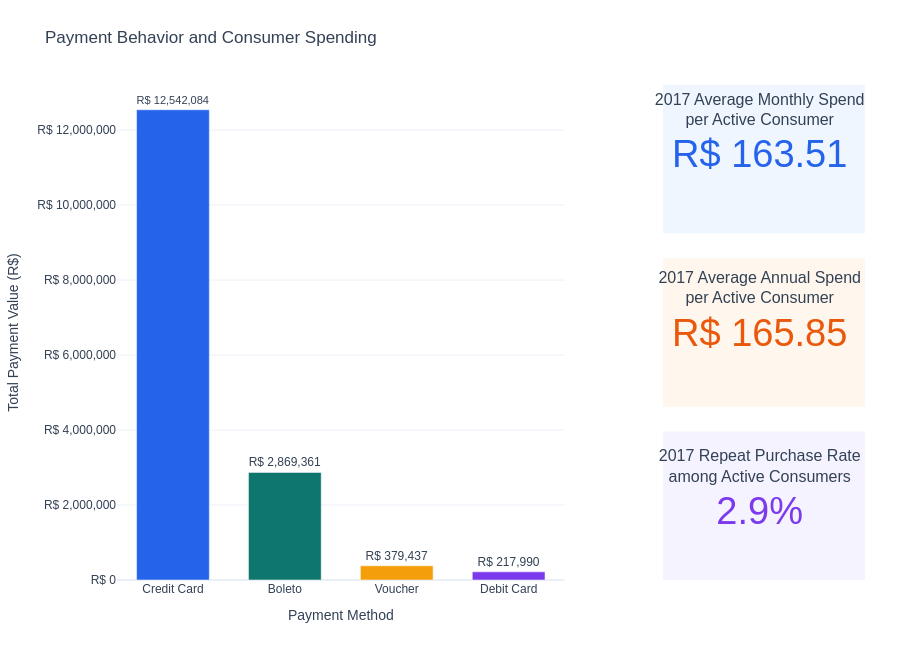

Here is the notebook cell this chart was saved with:
### Markdown cell above
### 5.4 Payment Behavior and Consumer Spending

### Code cell
from plotly.subplots import make_subplots

# Exclude undefined payment records from the payment analysis
valid_payments = payments_df.loc[
    payments_df["payment_type"].fillna("").str.lower().ne("not_defined")
].copy()

# Summarize total payment value across all defined payment methods
payment_behavior = (
    valid_payments.groupby("payment_type", as_index=False)["payment_value"]
    .sum()
    .sort_values("payment_value", ascending=False)
)
payment_behavior["payment_method"] = (
    payment_behavior["payment_type"].str.replace("_", " ", regex=False).str.title()
)

# Calculate period-normalized monthly and annual spend per transacting consumer
consumer_payments = (
    valid_payments[["order_id", "payment_value"]]
    .merge(
        orders_df[["order_id", "customer_id", "order_purchase_timestamp"]],
        on="order_id",
        how="inner",
    )
    .merge(
        customers_df[["customer_id", "customer_unique_id"]],
        on="customer_id",
        how="inner",
    )
    .dropna(subset=["customer_unique_id", "order_purchase_timestamp", "payment_value"])
)
consumer_payments["purchase_month"] = consumer_payments["order_purchase_timestamp"].dt.to_period("M")
consumer_payments["purchase_year"] = consumer_payments["order_purchase_timestamp"].dt.year

# Use 2017 because it is the only complete calendar year in the dataset
consumer_payments_2017 = consumer_payments.loc[consumer_payments["purchase_year"].eq(2017)].copy()
monthly_consumer_spend = (
    consumer_payments_2017.groupby(["customer_unique_id", "purchase_month"])["payment_value"]
    .sum()
)
annual_consumer_spend = (
    consumer_payments_2017.groupby("customer_unique_id")["payment_value"]
    .sum()
)
average_monthly_consumer_spend = monthly_consumer_spend.mean()
average_annual_consumer_spend = annual_consumer_spend.mean()
consumer_order_counts = consumer_payments_2017.groupby("customer_unique_id")["order_id"].nunique()
repeat_purchase_rate = consumer_order_counts.gt(1).mean()

# Combine the payment-method chart with three vertically stacked consumer indicators
payment_figure = make_subplots(
    rows=3,
    cols=2,
    specs=[
        [{"type": "xy", "rowspan": 3}, {"type": "domain"}],
        [None, {"type": "domain"}],
        [None, {"type": "domain"}],
    ],
    column_widths=[0.68, 0.32],
    row_heights=[1 / 3, 1 / 3, 1 / 3],
    horizontal_spacing=0.12,
    vertical_spacing=0.08,
)

payment_colors = ["#2563EB", "#0F766E", "#F59E0B", "#7C3AED", "#64748B"]
payment_figure.add_trace(
    go.Bar(
        x=payment_behavior["payment_method"],
        y=payment_behavior["payment_value"],
        marker={"color": payment_colors[:len(payment_behavior)]},
        text=payment_behavior["payment_value"],
        texttemplate="R$ %{text:,.0f}",
        textposition="outside",
        cliponaxis=False,
        hovertemplate="<b>%{x}</b><br>Total Payment Value: R$ %{y:,.2f}<extra></extra>",
        showlegend=False,
    ),
    row=1,
    col=1,
)

payment_figure.add_trace(
    go.Indicator(
        mode="number",
        value=average_monthly_consumer_spend,
        number={"prefix": "R$ ", "valueformat": ",.2f", "font": {"size": 38, "color": "#2563EB"}},
        title={"text": "2017 Average Monthly Spend<br>per Active Consumer", "font": {"size": 16, "color": "#334155"}},
    ),
    row=1,
    col=2,
)
payment_figure.add_trace(
    go.Indicator(
        mode="number",
        value=average_annual_consumer_spend,
        number={"prefix": "R$ ", "valueformat": ",.2f", "font": {"size": 38, "color": "#EA580C"}},
        title={"text": "2017 Average Annual Spend<br>per Active Consumer", "font": {"size": 16, "color": "#334155"}},
    ),
    row=2,
    col=2,
)
payment_figure.add_trace(
    go.Indicator(
        mode="number",
        value=repeat_purchase_rate,
        number={"valueformat": ".1%", "font": {"size": 38, "color": "#7C3AED"}},
        title={"text": "2017 Repeat Purchase Rate<br>among Active Consumers", "font": {"size": 16, "color": "#334155"}},
    ),
    row=3,
    col=2,
)

payment_figure.update_layout(
    title="Payment Behavior and Consumer Spending",
    template="plotly_white",
    height=650,
    bargap=0.35,
    margin={"l": 70, "r": 35, "t": 85, "b": 70},
    font={"family": "Arial", "color": "#334155"},
    shapes=[
        {"type": "rect", "xref": "paper", "yref": "paper", "x0": 0.73, "x1": 1.00, "y0": 0.70, "y1": 1.00, "fillcolor": "#EFF6FF", "line": {"width": 0}, "layer": "below"},
        {"type": "rect", "xref": "paper", "yref": "paper", "x0": 0.73, "x1": 1.00, "y0": 0.35, "y1": 0.65, "fillcolor": "#FFF7ED", "line": {"width": 0}, "layer": "below"},
        {"type": "rect", "xref": "paper", "yref": "paper", "x0": 0.73, "x1": 1.00, "y0": 0.00, "y1": 0.30, "fillcolor": "#F5F3FF", "line": {"width": 0}, "layer": "below"},
    ],
)
payment_figure.update_xaxes(title_text="Payment Method", row=1, col=1)
payment_figure.update_yaxes(title_text="Total Payment Value (R$)", tickprefix="R$ ", tickformat=",.0f", rangemode="tozero", row=1, col=1)
payment_figure.show()

### Figure 1 — Plotly figure (JSON) as saved in the notebook; plotly's stock layout.template omitted (floating-point values rounded to 4 significant figures)
{"data": [{"cliponaxis": false, "hovertemplate": "<b>%{x}</b><br>Total Payment Value: R$ %{y:,.2f}<extra></extra>", "marker": {"color": ["#2563EB", "#0F766E", "#F59E0B", "#7C3AED"]}, "showlegend": false, "text": [12540000.0, 2869000.0, 379400.0, 218000.0], "textposition": "outside", "texttemplate": "R$ %{text:,.0f}", "type": "bar", "x": ["Credit Card", "Boleto", "Voucher", "Debit Card"], "xaxis": "x", "y": [12540000.0, 2869000.0, 379400.0, 218000.0], "yaxis": "y"}, {"domain": {"x": [0.7184, 1.0], "y": [0.72, 1.0]}, "mode": "number", "number": {"font": {"color": "#2563EB", "size": 38}, "prefix": "R$ ", "valueformat": ",.2f"}, "title": {"font": {"color": "#334155", "size": 16}, "text": "2017 Average Monthly Spend<br>per Active Consumer"}, "type": "indicator", "value": 163.5}, {"domain": {"x": [0.7184, 1.0], "y": [0.36, 0.64]}, "mode": "number", "number": {"font": {"color": "#EA580C", "size": 38}, "prefix": "R$ ", "valueformat": ",.2f"}, "title": {"font": {"color": "#334155", "size": 16}, "text": "2017 Average Annual Spend<br>per Active Consumer"}, "type": "indicator", "value": 165.8}, {"domain": {"x": [0.7184, 1.0], "y": [0.0, 0.28]}, "mode": "number", "number": {"font": {"color": "#7C3AED", "size": 38}, "valueformat": ".1%"}, "title": {"font": {"color": "#334155", "size": 16}, "text": "2017 Repeat Purchase Rate<br>among Active Consumers"}, "type": "indicator", "value": 0.02873}], "layout": {"bargap": 0.35, "font": {"color": "#334155", "family": "Arial"}, "height": 650, "margin": {"b": 70, "l": 70, "r": 35, "t": 85}, "shapes": [{"fillcolor": "#EFF6FF", "layer": "below", "line": {"width": 0}, "type": "rect", "x0": 0.73, "x1": 1.0, "xref": "paper", "y0": 0.7, "y1": 1.0, "yref": "paper"}, {"fillcolor": "#FFF7ED", "layer": "below", "line": {"width": 0}, "type": "rect", "x0": 0.73, "x1": 1.0, "xref": "paper", "y0": 0.35, "y1": 0.65, "yref": "paper"}, {"fillcolor": "#F5F3FF", "layer": "below", "line": {"width": 0}, "type": "rect", "x0": 0.73, "x1": 1.0, "xref": "paper", "y0": 0.0, "y1": 0.3, "yref": "paper"}], "title": {"text": "Payment Behavior and Consumer Spending"}, "xaxis": {"anchor": "y", "domain": [0.0, 0.5984], "title": {"text": "Payment Method"}}, "yaxis": {"anchor": "x", "domain": [0.0, 1.0], "rangemode": "tozero", "tickformat": ",.0f", "tickprefix": "R$ ", "title": {"text": "Total Payment Value (R$)"}}}}
